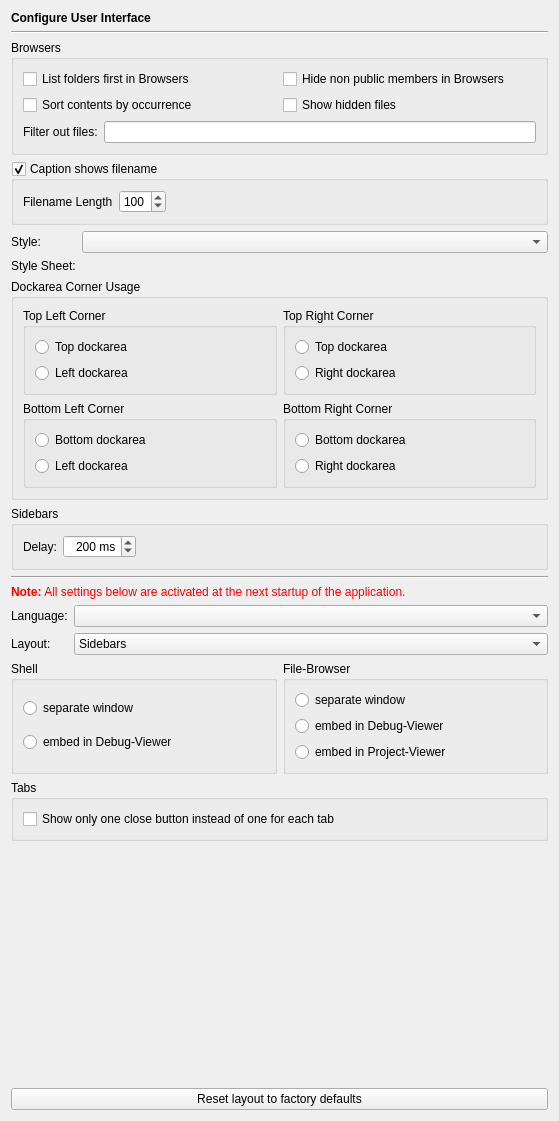
<?xml version="1.0" encoding="UTF-8"?>
<ui version="4.0">
 <class>InterfacePage</class>
 <widget class="QWidget" name="InterfacePage">
  <property name="geometry">
   <rect>
    <x>0</x>
    <y>0</y>
    <width>557</width>
    <height>1121</height>
   </rect>
  </property>
  <layout class="QVBoxLayout" name="verticalLayout">
   <item>
    <widget class="QLabel" name="headerLabel">
     <property name="text">
      <string>&lt;b&gt;Configure User Interface&lt;/b&gt;</string>
     </property>
    </widget>
   </item>
   <item>
    <widget class="Line" name="line9">
     <property name="frameShape">
      <enum>QFrame::HLine</enum>
     </property>
     <property name="frameShadow">
      <enum>QFrame::Sunken</enum>
     </property>
     <property name="orientation">
      <enum>Qt::Horizontal</enum>
     </property>
    </widget>
   </item>
   <item>
    <widget class="QGroupBox" name="groupBox_4">
     <property name="title">
      <string>Browsers</string>
     </property>
     <layout class="QGridLayout" name="gridLayout_2">
      <item row="0" column="0">
       <widget class="QCheckBox" name="uiBrowsersListFoldersFirstCheckBox">
        <property name="toolTip">
         <string>Select, if folders should be listed first in the various browsers</string>
        </property>
        <property name="text">
         <string>List folders first in Browsers</string>
        </property>
       </widget>
      </item>
      <item row="0" column="1">
       <widget class="QCheckBox" name="uiBrowsersHideNonPublicCheckBox">
        <property name="toolTip">
         <string>Select to hide non public classes, methods and attributes in the browsers.</string>
        </property>
        <property name="text">
         <string>Hide non public members in Browsers</string>
        </property>
       </widget>
      </item>
      <item row="1" column="0">
       <widget class="QCheckBox" name="uiBrowsersSortByOccurrenceCheckBox">
        <property name="toolTip">
         <string>Select to sort file contents by occurrence</string>
        </property>
        <property name="text">
         <string>Sort contents by occurrence</string>
        </property>
       </widget>
      </item>
      <item row="1" column="1">
       <widget class="QCheckBox" name="uiBrowsersShowHiddenCheckBox">
        <property name="toolTip">
         <string>Select to show hidden files in the various browsers</string>
        </property>
        <property name="text">
         <string>Show hidden files</string>
        </property>
       </widget>
      </item>
      <item row="2" column="0" colspan="2">
       <layout class="QHBoxLayout" name="horizontalLayout_2">
        <item>
         <widget class="QLabel" name="label_4">
          <property name="text">
           <string>Filter out files:</string>
          </property>
         </widget>
        </item>
        <item>
         <widget class="QLineEdit" name="fileFiltersEdit">
          <property name="toolTip">
           <string>Enter wildcard file patterns separated by semicolon. Files matching these patterns will not be shown by the file browsers.</string>
          </property>
         </widget>
        </item>
       </layout>
      </item>
     </layout>
    </widget>
   </item>
   <item>
    <widget class="QGroupBox" name="uiCaptionShowsFilenameGroupBox">
     <property name="focusPolicy">
      <enum>Qt::StrongFocus</enum>
     </property>
     <property name="toolTip">
      <string>Select, if the caption of the main window should show the filename of the current editor</string>
     </property>
     <property name="title">
      <string>Caption shows filename</string>
     </property>
     <property name="checkable">
      <bool>true</bool>
     </property>
     <layout class="QHBoxLayout">
      <item>
       <widget class="QLabel" name="label">
        <property name="text">
         <string>Filename Length</string>
        </property>
       </widget>
      </item>
      <item>
       <widget class="QSpinBox" name="filenameLengthSpinBox">
        <property name="toolTip">
         <string>Enter the number of characters to be shown in the main window title.</string>
        </property>
        <property name="minimum">
         <number>10</number>
        </property>
        <property name="maximum">
         <number>999</number>
        </property>
        <property name="singleStep">
         <number>10</number>
        </property>
        <property name="value">
         <number>100</number>
        </property>
       </widget>
      </item>
      <item>
       <spacer>
        <property name="orientation">
         <enum>Qt::Horizontal</enum>
        </property>
        <property name="sizeHint" stdset="0">
         <size>
          <width>31</width>
          <height>23</height>
         </size>
        </property>
       </spacer>
      </item>
     </layout>
    </widget>
   </item>
   <item>
    <layout class="QGridLayout" name="gridLayout_3">
     <item row="0" column="0">
      <widget class="QLabel" name="label_2">
       <property name="text">
        <string>Style:</string>
       </property>
      </widget>
     </item>
     <item row="0" column="1">
      <widget class="QComboBox" name="styleComboBox">
       <property name="toolTip">
        <string>Select the interface style</string>
       </property>
      </widget>
     </item>
     <item row="1" column="0">
      <widget class="QLabel" name="label_3">
       <property name="text">
        <string>Style Sheet:</string>
       </property>
      </widget>
     </item>
     <item row="1" column="1">
      <widget class="E5PathPicker" name="styleSheetPicker" native="true">
       <property name="sizePolicy">
        <sizepolicy hsizetype="Expanding" vsizetype="Preferred">
         <horstretch>0</horstretch>
         <verstretch>0</verstretch>
        </sizepolicy>
       </property>
       <property name="focusPolicy">
        <enum>Qt::StrongFocus</enum>
       </property>
       <property name="toolTip">
        <string>Enter the path of the style sheet file</string>
       </property>
      </widget>
     </item>
    </layout>
   </item>
   <item>
    <widget class="QGroupBox" name="groupBox">
     <property name="title">
      <string>Dockarea Corner Usage</string>
     </property>
     <layout class="QGridLayout">
      <item row="0" column="0">
       <widget class="QGroupBox" name="groupBox_2">
        <property name="title">
         <string>Top Left Corner</string>
        </property>
        <layout class="QVBoxLayout">
         <item>
          <widget class="QRadioButton" name="tlTopButton">
           <property name="toolTip">
            <string>Select to assign the top left corner to the top dockarea</string>
           </property>
           <property name="text">
            <string>Top dockarea</string>
           </property>
          </widget>
         </item>
         <item>
          <widget class="QRadioButton" name="tlLeftButton">
           <property name="toolTip">
            <string>Select to assign the top left corner to the left dockarea</string>
           </property>
           <property name="text">
            <string>Left dockarea</string>
           </property>
          </widget>
         </item>
        </layout>
       </widget>
      </item>
      <item row="0" column="1">
       <widget class="QGroupBox" name="groupBox_5">
        <property name="title">
         <string>Top Right Corner</string>
        </property>
        <layout class="QVBoxLayout">
         <item>
          <widget class="QRadioButton" name="trTopButton">
           <property name="toolTip">
            <string>Select to assign the top right corner to the top dockarea</string>
           </property>
           <property name="text">
            <string>Top dockarea</string>
           </property>
          </widget>
         </item>
         <item>
          <widget class="QRadioButton" name="trRightButton">
           <property name="toolTip">
            <string>Select to assign the top right corner to the right dockarea</string>
           </property>
           <property name="text">
            <string>Right dockarea</string>
           </property>
          </widget>
         </item>
        </layout>
       </widget>
      </item>
      <item row="1" column="0">
       <widget class="QGroupBox" name="groupBox_6">
        <property name="title">
         <string>Bottom Left Corner</string>
        </property>
        <layout class="QVBoxLayout">
         <item>
          <widget class="QRadioButton" name="blBottomButton">
           <property name="toolTip">
            <string>Select to assign the bottom left corner to the bottom dockarea</string>
           </property>
           <property name="text">
            <string>Bottom dockarea</string>
           </property>
          </widget>
         </item>
         <item>
          <widget class="QRadioButton" name="blLeftButton">
           <property name="toolTip">
            <string>Select to assign the bottom left corner to the left dockarea</string>
           </property>
           <property name="text">
            <string>Left dockarea</string>
           </property>
          </widget>
         </item>
        </layout>
       </widget>
      </item>
      <item row="1" column="1">
       <widget class="QGroupBox" name="groupBox_7">
        <property name="title">
         <string>Bottom Right Corner</string>
        </property>
        <layout class="QVBoxLayout">
         <item>
          <widget class="QRadioButton" name="brTopButton">
           <property name="toolTip">
            <string>Select to assign the bottom right corner to the bottom dockarea</string>
           </property>
           <property name="text">
            <string>Bottom dockarea</string>
           </property>
          </widget>
         </item>
         <item>
          <widget class="QRadioButton" name="brRightButton">
           <property name="toolTip">
            <string>Select to assign the bottom right corner to the right dockarea</string>
           </property>
           <property name="text">
            <string>Right dockarea</string>
           </property>
          </widget>
         </item>
        </layout>
       </widget>
      </item>
     </layout>
    </widget>
   </item>
   <item>
    <widget class="QGroupBox" name="groupBox_8">
     <property name="title">
      <string>Sidebars</string>
     </property>
     <layout class="QHBoxLayout" name="horizontalLayout_3">
      <item>
       <widget class="QLabel" name="label_5">
        <property name="text">
         <string>Delay:</string>
        </property>
       </widget>
      </item>
      <item>
       <widget class="QSpinBox" name="delaySpinBox">
        <property name="alignment">
         <set>Qt::AlignRight|Qt::AlignTrailing|Qt::AlignVCenter</set>
        </property>
        <property name="suffix">
         <string> ms</string>
        </property>
        <property name="maximum">
         <number>2000</number>
        </property>
        <property name="singleStep">
         <number>100</number>
        </property>
        <property name="value">
         <number>200</number>
        </property>
       </widget>
      </item>
      <item>
       <spacer name="horizontalSpacer_2">
        <property name="orientation">
         <enum>Qt::Horizontal</enum>
        </property>
        <property name="sizeHint" stdset="0">
         <size>
          <width>396</width>
          <height>20</height>
         </size>
        </property>
       </spacer>
      </item>
     </layout>
    </widget>
   </item>
   <item>
    <widget class="Line" name="line9_2">
     <property name="frameShape">
      <enum>QFrame::HLine</enum>
     </property>
     <property name="frameShadow">
      <enum>QFrame::Sunken</enum>
     </property>
     <property name="orientation">
      <enum>Qt::Horizontal</enum>
     </property>
    </widget>
   </item>
   <item>
    <widget class="QLabel" name="TextLabel1_2_2_2">
     <property name="text">
      <string>&lt;font color=&quot;#FF0000&quot;&gt;&lt;b&gt;Note:&lt;/b&gt; All settings below are activated at the next startup of the application.&lt;/font&gt;</string>
     </property>
    </widget>
   </item>
   <item>
    <layout class="QGridLayout" name="gridLayout">
     <item row="0" column="0">
      <widget class="QLabel" name="languageLabel">
       <property name="sizePolicy">
        <sizepolicy hsizetype="Fixed" vsizetype="Preferred">
         <horstretch>0</horstretch>
         <verstretch>0</verstretch>
        </sizepolicy>
       </property>
       <property name="text">
        <string>Language:</string>
       </property>
       <property name="buddy">
        <cstring>languageComboBox</cstring>
       </property>
      </widget>
     </item>
     <item row="0" column="1">
      <widget class="QComboBox" name="languageComboBox">
       <property name="sizePolicy">
        <sizepolicy hsizetype="Expanding" vsizetype="Fixed">
         <horstretch>0</horstretch>
         <verstretch>0</verstretch>
        </sizepolicy>
       </property>
       <property name="toolTip">
        <string>Select the interface language.</string>
       </property>
       <property name="whatsThis">
        <string>The interface language can be selected from this list. If &quot;system&quot; is selected, the interface language is determined by the system. The selection of &quot;none&quot; means, that the default language will be used.</string>
       </property>
      </widget>
     </item>
     <item row="1" column="0">
      <widget class="QLabel" name="layoutLabel">
       <property name="text">
        <string>Layout:</string>
       </property>
      </widget>
     </item>
     <item row="1" column="1">
      <widget class="QComboBox" name="layoutComboBox">
       <property name="sizePolicy">
        <sizepolicy hsizetype="Expanding" vsizetype="Fixed">
         <horstretch>0</horstretch>
         <verstretch>0</verstretch>
        </sizepolicy>
       </property>
       <property name="toolTip">
        <string>Select the layout type.</string>
       </property>
       <item>
        <property name="text">
         <string>Sidebars</string>
        </property>
       </item>
       <item>
        <property name="text">
         <string>Toolboxes</string>
        </property>
       </item>
      </widget>
     </item>
    </layout>
   </item>
   <item>
    <layout class="QHBoxLayout" name="horizontalLayout">
     <item>
      <widget class="QGroupBox" name="groupBox_9">
       <property name="title">
        <string>Shell</string>
       </property>
       <layout class="QVBoxLayout" name="_8">
        <item>
         <widget class="QRadioButton" name="separateShellButton">
          <property name="toolTip">
           <string>Select to get a separate shell window</string>
          </property>
          <property name="text">
           <string>separate window</string>
          </property>
         </widget>
        </item>
        <item>
         <widget class="QRadioButton" name="debugEmbeddedShellButton">
          <property name="toolTip">
           <string>Select to embed the shell in the Debug-Viewer</string>
          </property>
          <property name="text">
           <string>embed in Debug-Viewer</string>
          </property>
         </widget>
        </item>
       </layout>
      </widget>
     </item>
     <item>
      <widget class="QGroupBox" name="groupBox_10">
       <property name="title">
        <string>File-Browser</string>
       </property>
       <layout class="QVBoxLayout" name="_9">
        <item>
         <widget class="QRadioButton" name="separateFileBrowserButton">
          <property name="toolTip">
           <string>Select to get a separate file browser window</string>
          </property>
          <property name="text">
           <string>separate window</string>
          </property>
         </widget>
        </item>
        <item>
         <widget class="QRadioButton" name="debugEmbeddedFileBrowserButton">
          <property name="toolTip">
           <string>Select to embed the file browser in the Debug-Viewer</string>
          </property>
          <property name="text">
           <string>embed in Debug-Viewer</string>
          </property>
         </widget>
        </item>
        <item>
         <widget class="QRadioButton" name="projectEmbeddedFileBrowserButton">
          <property name="toolTip">
           <string>Select to embed the file browser in the Project-Viewer</string>
          </property>
          <property name="text">
           <string>embed in Project-Viewer</string>
          </property>
         </widget>
        </item>
       </layout>
      </widget>
     </item>
    </layout>
   </item>
   <item>
    <widget class="QGroupBox" name="tabsGroupBox">
     <property name="title">
      <string>Tabs</string>
     </property>
     <layout class="QVBoxLayout" name="verticalLayout_2">
      <item>
       <widget class="QCheckBox" name="tabsCloseButtonCheckBox">
        <property name="text">
         <string>Show only one close button instead of one for each tab</string>
        </property>
       </widget>
      </item>
     </layout>
    </widget>
   </item>
   <item>
    <spacer>
     <property name="orientation">
      <enum>Qt::Vertical</enum>
     </property>
     <property name="sizeHint" stdset="0">
      <size>
       <width>537</width>
       <height>41</height>
      </size>
     </property>
    </spacer>
   </item>
   <item>
    <widget class="QPushButton" name="resetLayoutButton">
     <property name="text">
      <string>Reset layout to factory defaults</string>
     </property>
    </widget>
   </item>
  </layout>
 </widget>
 <customwidgets>
  <customwidget>
   <class>E5PathPicker</class>
   <extends>QWidget</extends>
   <header>E5Gui/E5PathPicker.h</header>
   <container>1</container>
  </customwidget>
 </customwidgets>
 <tabstops>
  <tabstop>uiBrowsersListFoldersFirstCheckBox</tabstop>
  <tabstop>uiBrowsersHideNonPublicCheckBox</tabstop>
  <tabstop>uiBrowsersSortByOccurrenceCheckBox</tabstop>
  <tabstop>uiBrowsersShowHiddenCheckBox</tabstop>
  <tabstop>fileFiltersEdit</tabstop>
  <tabstop>uiCaptionShowsFilenameGroupBox</tabstop>
  <tabstop>filenameLengthSpinBox</tabstop>
  <tabstop>styleComboBox</tabstop>
  <tabstop>styleSheetPicker</tabstop>
  <tabstop>tlTopButton</tabstop>
  <tabstop>tlLeftButton</tabstop>
  <tabstop>trTopButton</tabstop>
  <tabstop>trRightButton</tabstop>
  <tabstop>blBottomButton</tabstop>
  <tabstop>blLeftButton</tabstop>
  <tabstop>brTopButton</tabstop>
  <tabstop>brRightButton</tabstop>
  <tabstop>delaySpinBox</tabstop>
  <tabstop>languageComboBox</tabstop>
  <tabstop>layoutComboBox</tabstop>
  <tabstop>separateShellButton</tabstop>
  <tabstop>debugEmbeddedShellButton</tabstop>
  <tabstop>separateFileBrowserButton</tabstop>
  <tabstop>debugEmbeddedFileBrowserButton</tabstop>
  <tabstop>projectEmbeddedFileBrowserButton</tabstop>
  <tabstop>tabsCloseButtonCheckBox</tabstop>
  <tabstop>resetLayoutButton</tabstop>
 </tabstops>
 <resources/>
 <connections/>
</ui>
